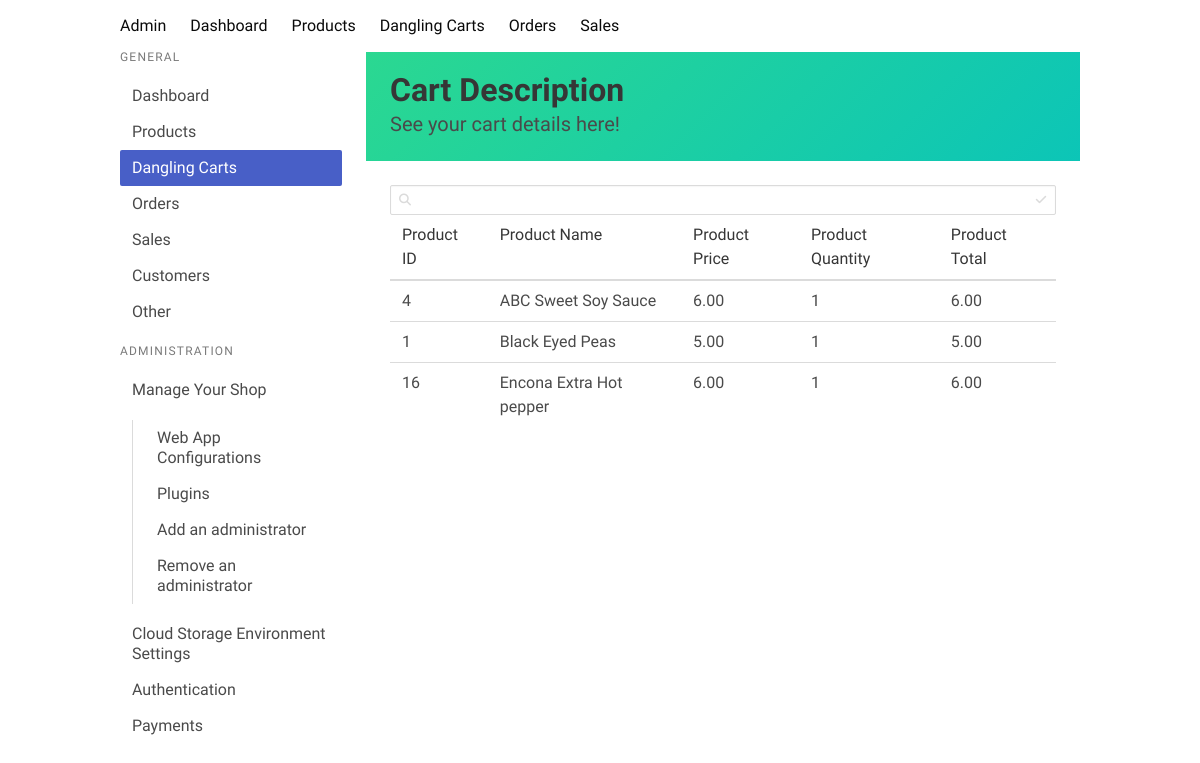
The app's page /cart_details/6, older data.
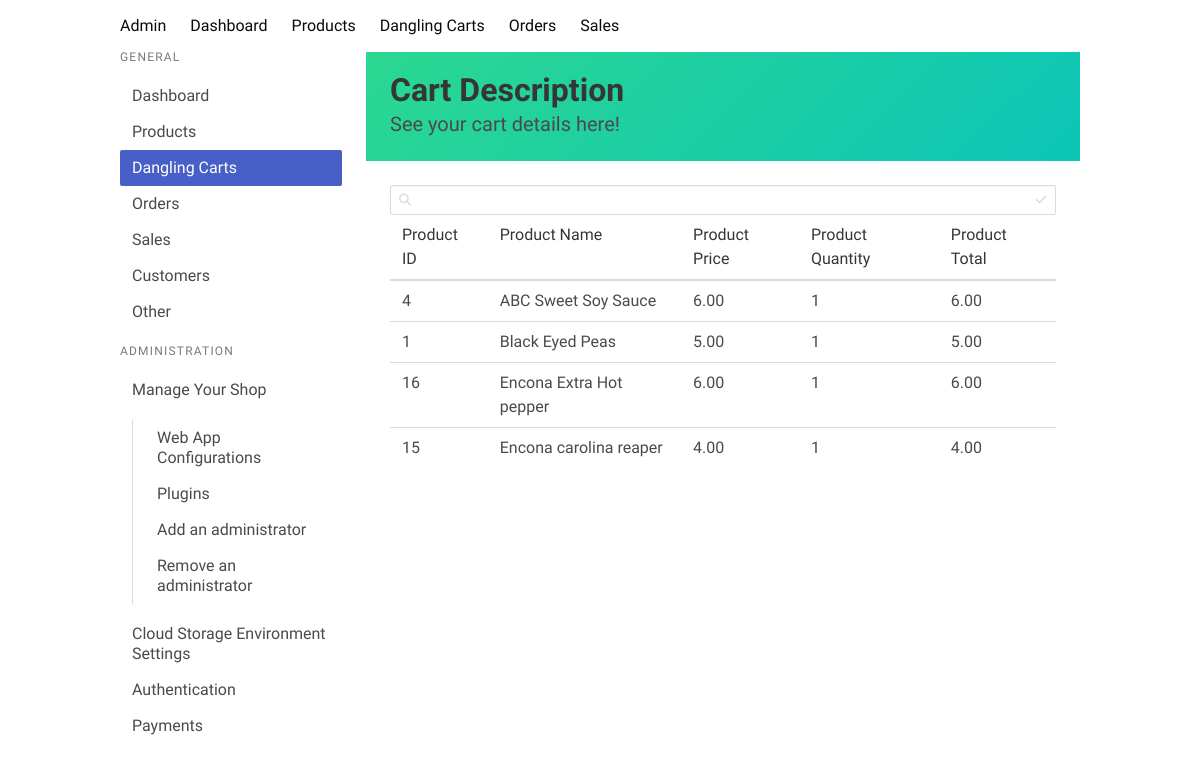
The same page, newer data.
### core/models.py (models this page shows, shortened)
class CartItem(models.Model):
    cart = models.ForeignKey('Cart', on_delete=models.CASCADE, null=True, blank=True)
    product = models.ForeignKey(Products, on_delete=models.CASCADE)
    quantity = models.PositiveIntegerField(default=1)
    sub_total = models.DecimalField(max_digits=10, decimal_places=2, default=0)

class Products(models.Model):
    item_name = models.CharField(max_length=100)
    description = models.TextField()
    price = models.DecimalField(max_digits=10, decimal_places=2)
    stock = models.IntegerField()
    discount = models.BooleanField(default=False)
    discount_percentage = models.IntegerField()
    image = models.BinaryField(null=True, blank=1, editable=False)
    category = models.ForeignKey('ProductCategory', on_delete=models.CASCADE)
    sold = models.IntegerField(default=0)
    class Meta:
        ordering = ('item_name',)
        verbose_name_plural = 'Products'

### core/views.py (the view)
# urls.py: path('cart_details/<int:pk>', views.view_admin_cart, name='cart_details'),
def view_admin_cart(request, pk):
    try:
        cart = Cart.objects.get(id=pk)
        cart_items = cart.cartitem_set.all()
    except:
        cart = AnonymousCart.objects.get(id=pk)
        cart_items = cart.anonymouscartitem_set.all()
    total_cost = cart_items.aggregate(Sum('sub_total'))
    total_cost = total_cost['sub_total__sum']
    return render(request, 'shop/cart_desc.html', {'cart_items': cart_items, 'total_cost': total_cost})

### core/context_processors.py (called while the page is built)
def categories(request):
    return {
        'categories': ProductCategory.objects.all()
    }

def cart(request):
    if request.user.is_authenticated:
        print(request.user)
        try:
            cart = Cart.objects.get(user=request.user)
            print(cart.cartitem_set)
            cart = cart.cartitem_set.count()
            return {
                'cart': cart
            }
        except:
            return {
                'cart': 0
            }
    else:
        cart_id = request.session.get('cart_id')
        print(cart_id)
        if cart_id:
            try:
                cart = AnonymousCart.objects.get(id=cart_id)
                cart = cart.anonymouscartitem_set.count()
                return {
                    'cart': cart
                }
            except:
                return {
                    'cart': 0
                }
        else:
            return {
                'cart': 0
            }

### core/templates/shop/cart_desc.html (shortened to what this page needs)
{% extends 'shop/base.html' %}
{% load static %}
{% block content %}
<section class="hero is-colorful welcome is-small is-fixed-top">
    <div class="hero-body">
        <div class="container">
            <h1 class="title">
                Cart Description
            </h1>
            <h2 class="subtitle">
                See your cart details here!
            </h2>
        </div>
    </div>
</section>
<div class="card-content">
    <div class="content">
        <div class="control has-icons-left has-icons-right inventory-search">
            <input class="input is-small" type="text" placeholder="">
            <span class="icon is-medium is-left">
            </span>
            <span class="icon is-medium is-right">
            </span>
        </div>
        <div class="inventory">
            <table id="product-table">
                <thead>
                    <td>Product ID</td>
                    <td>Product Name</td>
                    <td>Product Price</td>
                    <td>Product Quantity</td>
                    <td>Product Total</td>
                </thead>
                <tbody>
                    {% for item in cart_items %}
                    <tr>
                        <td>{{ item.product.id }}</td>
                        <td>{{ item.product.item_name }}</td>
                        <td>{{ item.product.price }}</td>
                        <td>{{ item.quantity }}</td>
                        <td>{{ item.sub_total }}</td>
                    </tr>
                    {% endfor %}
                </tbody>
            </table>
        </div>
    </div>
</div>
{% endblock %}

Row changes from the older to the newer data that the page shows:
added CartItem: product.id "15", product.item_name "Encona carolina reaper", product.price "4.00", quantity "1", sub_total "4.00"
